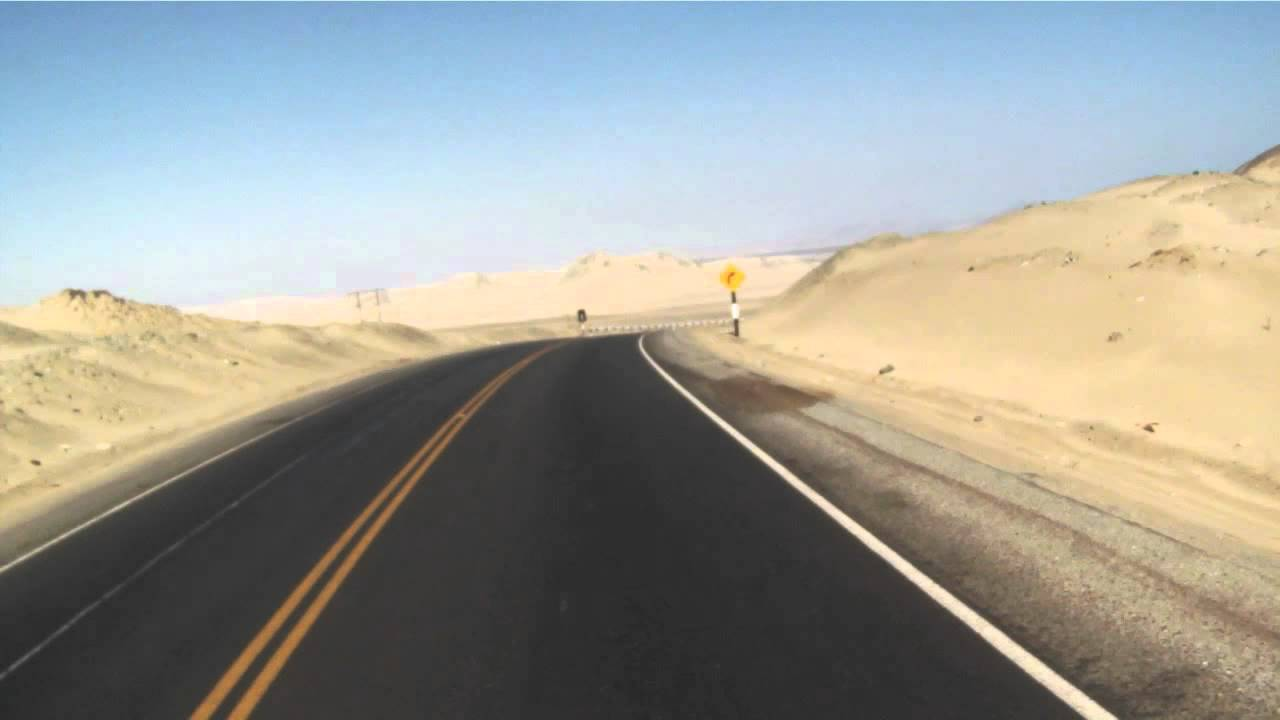
#> input picture OpenCV/OpenCVTests/eh.jpg, 1280 x 720 px, given in place of ontheroadagain.mp4, which was not available
$ python laneThreshold.py
#> lines starting #> are read from the running program, lines starting #| are printed output that depends on the picture; pictures that were not available may be replaced by others from this repository, and a replacement may not be noted
#> further down, videoFrame is the input picture: shape (720, 1280, 3); mean B, G, R 150.3, 156.2, 154.5
import cv2
import numpy as np

def nothing(x):
    pass

def edgeDetection(frame, blurSize, lowT, highT):
#> called with blurSize = 3, lowT = 0, highT = 0
    grayFrame = cv2.cvtColor(frame, cv2.COLOR_RGB2GRAY)
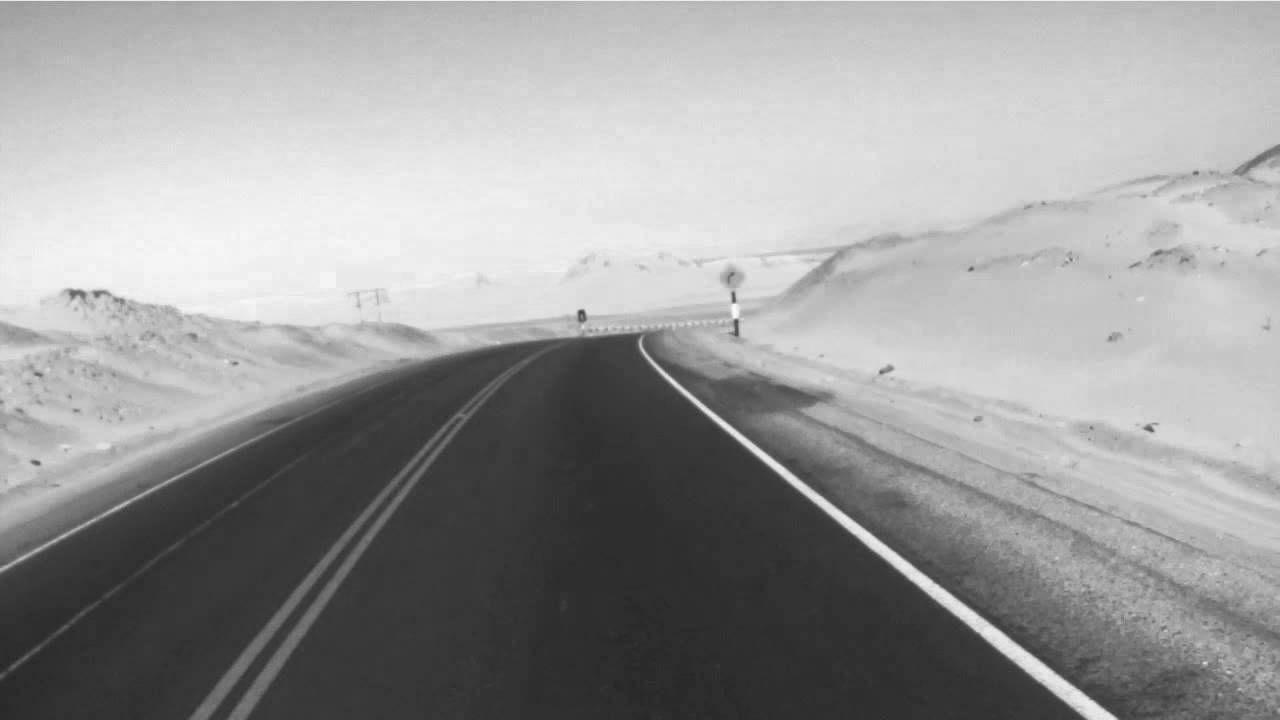
#> grayFrame: shape (720, 1280); min 37, max 250, mean 154.2
    blurredFrame = cv2.GaussianBlur(grayFrame, (blurSize, blurSize), 0)
    edgeDetectedFrame = cv2.Canny(blurredFrame, lowT, highT)
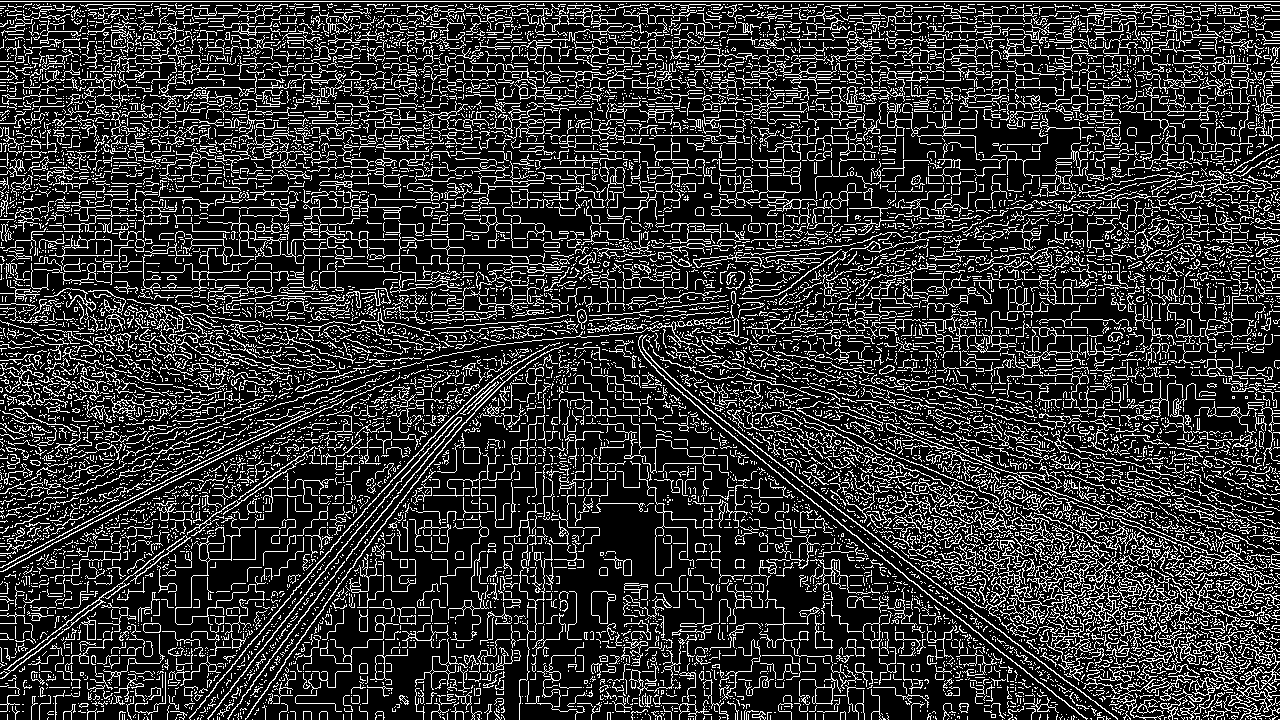
#> edgeDetectedFrame: shape (720, 1280); 19.8% white in thin lines or dots
    return edgeDetectedFrame

cv2.namedWindow("trash")
cv2.createTrackbar("lowT", "trash", 0, 255, nothing)
cv2.createTrackbar("highT", "trash", 0, 255, nothing)

capture = cv2.VideoCapture('ontheroadagain.mp4')

while capture.isOpened():
    lowT = cv2.getTrackbarPos("lowT","trash")
    highT = cv2.getTrackbarPos("highT","trash")
    _, videoFrame = capture.read()
    edgeDetectedFrame = edgeDetection(videoFrame, 3, lowT, highT)
    cv2.imshow('edges', edgeDetectedFrame)
    if cv2.waitKey(1) & 0xFF == ord('q'):
#> (key q is pressed here)
        break

capture.release()
cv2.destroyAllWindows()

$ run again, on OpenCV/OpenCVTests/lol.jpg
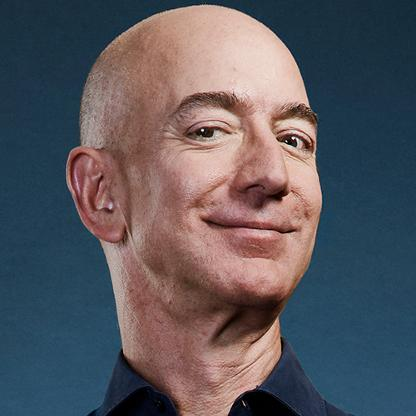
#> input picture OpenCV/OpenCVTests/lol.jpg, 416 x 416 px, given in place of ontheroadagain.mp4, which was not available
#> videoFrame is the input picture: shape (416, 416, 3); mean B, G, R 94.2, 87.8, 90.1
#> in edgeDetection, `grayFrame = cv2.cvtColor(frame, cv2.COLOR_RGB2GRAY)`:
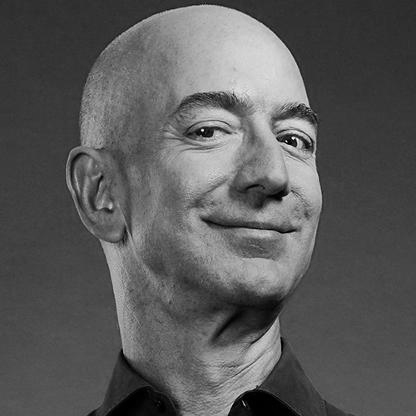
#> grayFrame: shape (416, 416); min 0, max 252, mean 90
#> in edgeDetection, `edgeDetectedFrame = cv2.Canny(blurredFrame, lowT, highT)`:
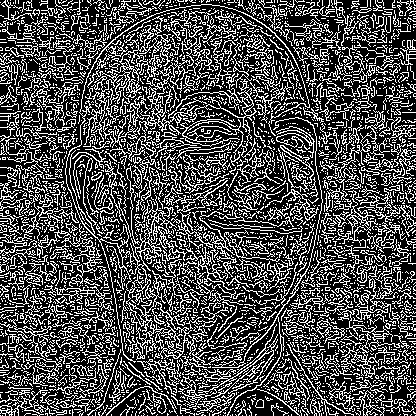
#> edgeDetectedFrame: shape (416, 416); 30.5% white in thin lines or dots

$ run again, on OpenCV/OpenCVTests/beezosface.png
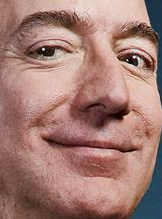
#> input picture OpenCV/OpenCVTests/beezosface.png, 162 x 219 px, given in place of ontheroadagain.mp4, which was not available
#> videoFrame is the input picture: shape (219, 162, 3); mean B, G, R 115.6, 124, 162.6
#> in edgeDetection, `blurredFrame = cv2.GaussianBlur(grayFrame, (blurSize, blurSize), 0)`:
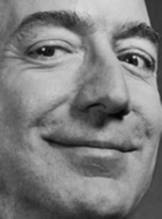
#> blurredFrame: shape (219, 162); min 4, max 216, mean 125.9
#> in edgeDetection, `edgeDetectedFrame = cv2.Canny(blurredFrame, lowT, highT)`:
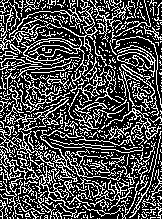
#> edgeDetectedFrame: shape (219, 162); 30.4% white in thin lines or dots

$ run again, on OpenCV/OpenCVTests/harry.png
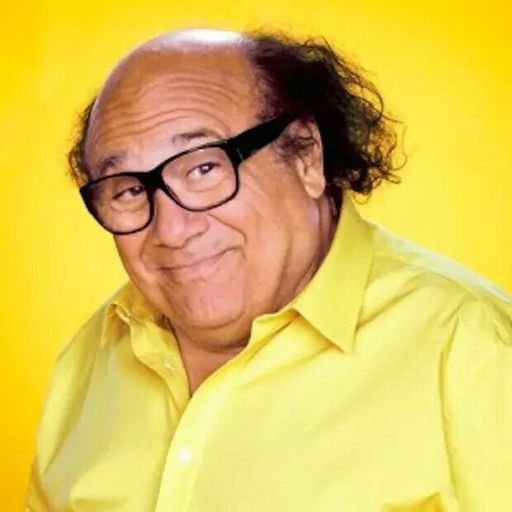
#> input picture OpenCV/OpenCVTests/harry.png, 512 x 512 px, given in place of ontheroadagain.mp4, which was not available
#> videoFrame is the input picture: shape (512, 512, 3); mean B, G, R 85.9, 193.6, 221.5
#> in edgeDetection, `grayFrame = cv2.cvtColor(frame, cv2.COLOR_RGB2GRAY)`:
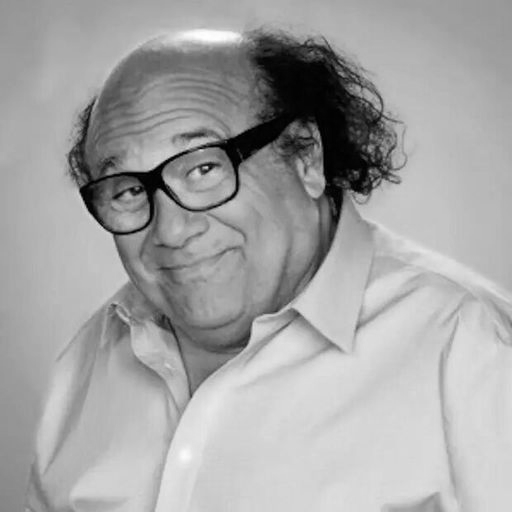
#> grayFrame: shape (512, 512); min 0, max 254, mean 164.6
#> in edgeDetection, `edgeDetectedFrame = cv2.Canny(blurredFrame, lowT, highT)`:
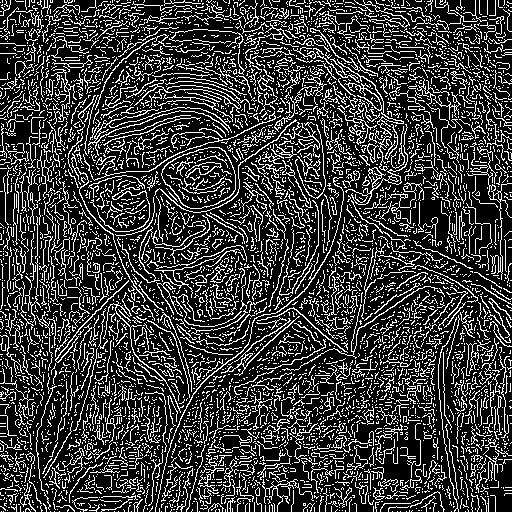
#> edgeDetectedFrame: shape (512, 512); 23.3% white in thin lines or dots
